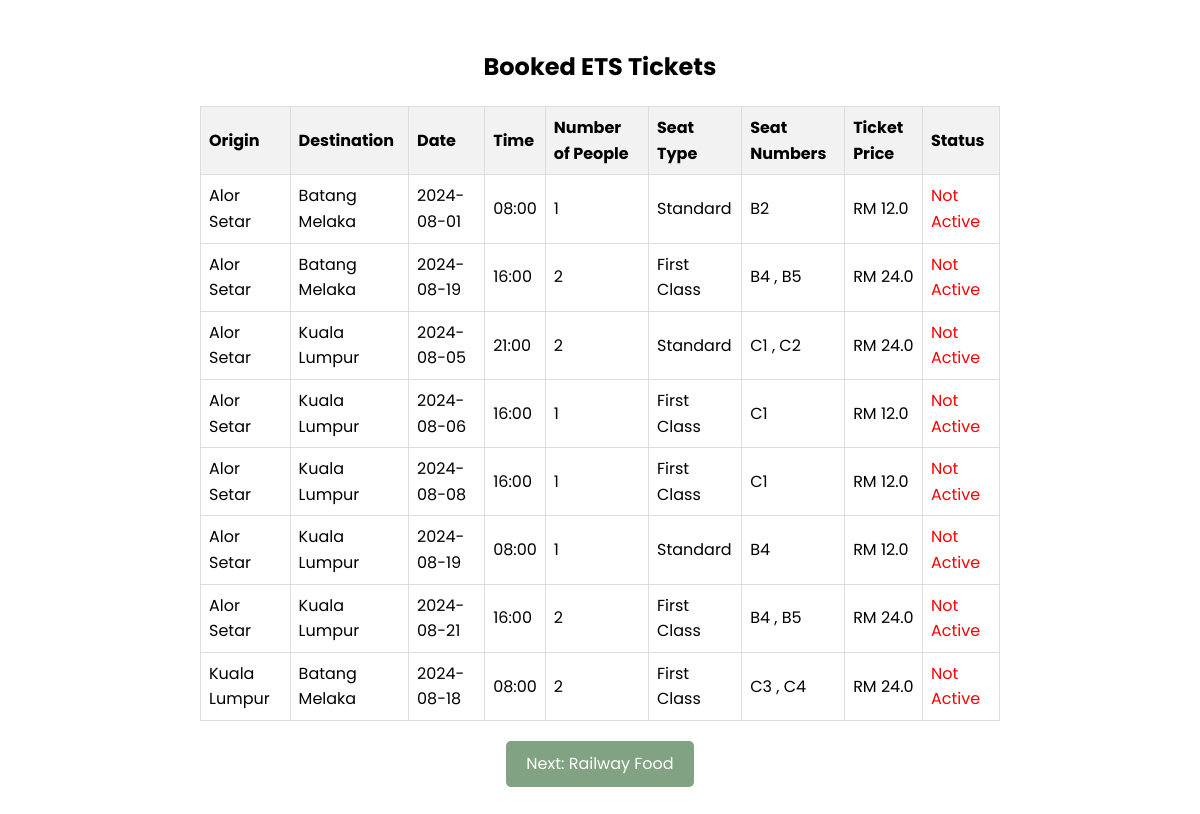
/ets_ticket (signed in), run on the app's committed database.
### tables this page shows
CREATE TABLE ets_bookings (
    id INTEGER PRIMARY KEY AUTOINCREMENT,
    origin TEXT NOT NULL,
    destination TEXT NOT NULL,
    date TEXT NOT NULL,
    time TEXT NOT NULL,
    num_people INTEGER NOT NULL,
    seat_type TEXT NOT NULL,
    seat_number INTEGER NOT NULL
, total_price REAL, user_id INTEGER, status TEXT DEFAULT 'active');

### RailwayGo/auth.py (the view)
@auth.route('/ets_ticket')
@login_required
def ets_ticket():
    conn = get_db_connection()
    cursor = conn.cursor()
    user_id = session.get('user_id')
    sql_query = """
    SELECT
        origin,
        destination,
        date,
        time,
        num_people,
        seat_type,
        group_concat(IFNULL(seat_number, ''), ', ') AS seat_numbers,
        total_price,
        status
    FROM
        ets_bookings
    WHERE
        user_id = ?
    GROUP BY
        origin,
        destination,
        date,
        time,
        num_people,
        seat_type,
        total_price,
        status
    """
    cursor.execute(sql_query, (user_id,))
    rows = cursor.fetchall()
    ets_bookings = []
    for row in rows:
        seat_numbers = row[6].strip(', ')
        seat_numbers_list = seat_numbers.split(', ') if seat_numbers else []
        total_price = row[7]
        booking = {
            'origin': row[0],
            'destination': row[1],
            'date': row[2],
            'time': row[3],
            'num_people': row[4],
            'seat_type': row[5],
            'seat_numbers': seat_numbers_list,
            'total_price': total_price,
            'status': row[8]
        }
        ets_bookings.append(booking)
    conn.close()
    return render_template('ticket_ets.html', ets_bookings=ets_bookings)

### RailwayGo/auth.py (called while the page is built)
def login_required(f):
    @wraps(f)
    def decorated_function(*args, **kwargs):
        if 'user_id' not in session:
            flash('Please log in to access this page.', 'error')
            return redirect(url_for('auth.login'))
        return f(*args, **kwargs)
    return decorated_function

def get_db_connection():
    conn = sqlite3.connect('database.db')
    conn.row_factory = sqlite3.Row
    return conn

### RailwayGo/templates/ticket_ets.html (shortened to what this page needs)
<!DOCTYPE html>
<html lang="en">
<head>
</head>
<body>
    <div class="container">
        <h2>Booked ETS Tickets</h2>
        <table>
            <thead>
                <tr>
                    <th>Origin</th>
                    <th>Destination</th>
                    <th>Date</th>
                    <th>Time</th>
                    <th>Number of People</th>
                    <th>Seat Type</th>
                    <th>Seat Numbers</th>
                    <th>Ticket Price</th>
                    <th>Status</th>
                </tr>
            </thead>
            <tbody>
                {% for booking in ets_bookings %}
                <tr>
                    <td>{{ booking['origin'] }}</td>
                    <td>{{ booking['destination'] }}</td>
                    <td>{{ booking['date'] }}</td>
                    <td>{{ booking['time'] }}</td>
                    <td>{{ booking['num_people'] }}</td>
                    <td>{{ booking['seat_type'] }}</td>
                    <td>
                        {% for seat_number in booking['seat_numbers'] %}
                            {{ seat_number }}
                            {% if not loop.last %}, {% endif %}
                        {% endfor %}
                    </td>
                    <td>RM {{ booking['total_price'] }}</td>
                    <td>
                        {% if booking['status'] == 'active' %}
                            <span style="color: green;">Active</span>
                        {% elif booking['status'] == 'not active' %}
                            <span style="color: red;">Not Active</span>
                        {% else %}
                            <span>{{ booking['status'] }}</span>
                        {% endif %}
                    </td>
                </tr>
                {% endfor %}
            </tbody>
        </table>
    </div>
    <div class="button-container">
        <a href="{{ url_for('views.homefood') }}" class="button">Next: Railway Food</a>
    </div>
</body>
</html>

### RailwayGo/templates/ticket_ets.html (style rules this page uses)
body { font-family: 'Poppins', sans-serif; line-height: 1.6; padding: 20px; }
table { width: 100%; border-collapse: collapse; margin-top: 20px; }
th, td { border: 1px solid #ddd; padding: 8px; text-align: left; }
th { background-color: #f2f2f2; }
.container { max-width: 800px; margin: 0 auto; }
h2 { text-align: center; }
.button-container { text-align: center; margin-top: 20px; }
.button { display: inline-block; padding: 10px 20px; background-color: #82a284; color: white; border: none; border-radius: 5px; cursor: pointer; text-decoration: none; font-size: 16px; }

### data on the page
ets_bookings: origin "Alor Setar", destination "Batang Melaka", date "2024-08-01", time "08:00", num_people "1", seat_type "Standard", seat_number "B2", total_price "12.0"
ets_bookings: origin "Alor Setar", destination "Kuala Lumpur", date "2024-08-06", time "16:00", num_people "1", seat_type "First Class", seat_number "C1", total_price "12.0"
ets_bookings: origin "Alor Setar", destination "Kuala Lumpur", date "2024-08-08", time "16:00", num_people "1", seat_type "First Class", seat_number "C1", total_price "12.0"
ets_bookings: origin "Alor Setar", destination "Kuala Lumpur", date "2024-08-19", time "08:00", num_people "1", seat_type "Standard", seat_number "B4", total_price "12.0"

### other printed values
{{ booking['origin'] }} "Alor Setar" "Alor Setar" "Alor Setar" "Kuala Lumpur"
{{ booking['destination'] }} "Batang Melaka" "Kuala Lumpur" "Kuala Lumpur" "Batang Melaka"
{{ booking['date'] }} "2024-08-19" "2024-08-05" "2024-08-21" "2024-08-18"
{{ booking['time'] }} "16:00" "21:00" "16:00" "08:00"
{{ booking['num_people'] }} "2" "2" "2" "2"
{{ booking['seat_type'] }} "First Class" "Standard" "First Class" "First Class"
{{ seat_number }} "B4" "B5" "C1" "C2" "B4" "B5" "C3" "C4"
{{ booking['total_price'] }} "24.0" "24.0" "24.0" "24.0"
